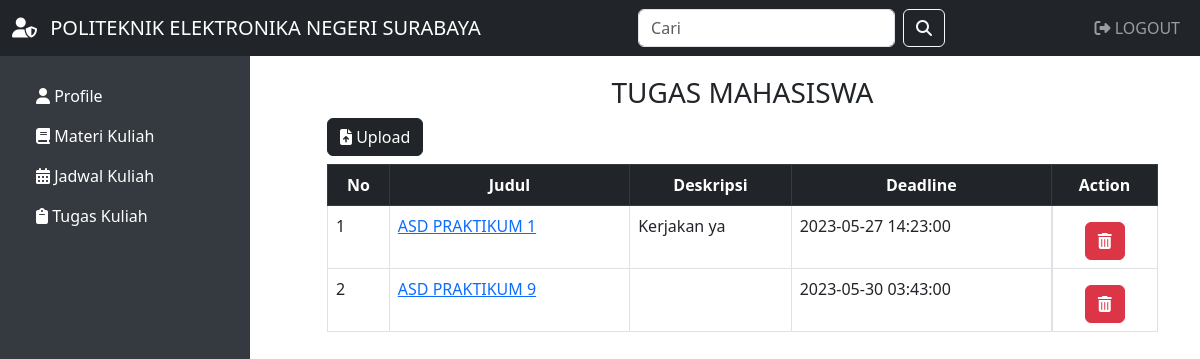
/uploadtugas.php?id_dosen=1 (signed in), run on an earlier commit of the app's database.
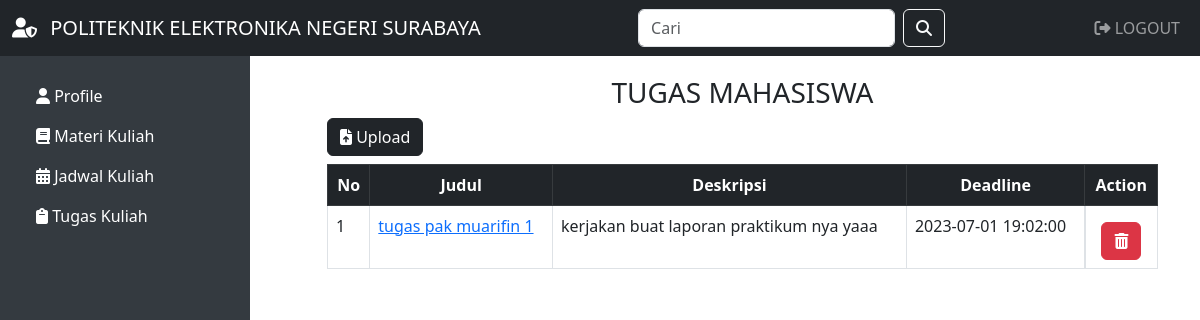
And on a later commit of the database.
### tables this page shows
CREATE TABLE `tugas` (
  `id_tugas` int(11) NOT NULL,
  `id_dosen` int(11) NOT NULL,
  `judul` varchar(255) NOT NULL,
  `deskripsi` varchar(255) NOT NULL,
  `deadline` datetime NOT NULL,
  `nilai` int(11) NOT NULL,
  `file` varchar(255) NOT NULL
);

### uploadtugas.php (the view, shortened to what this page needs)
<?php
include 'koneksi.php';
$no = 1;
$id_dosen = $_GET['id_dosen'];
$query = "SELECT * FROM tugas WHERE id_dosen='$id_dosen'";
$result = mysqli_query($koneksi, $query);
?>
<?php
include 'koneksi.php';
$query2 = "SELECT * FROM dosen WHERE id_dosen='$id_dosen'";
$result2 = mysqli_query($koneksi, $query2);
$data0 = mysqli_fetch_assoc($result2);
?>
<!DOCTYPE html>
<html lang="en">
<head>
    <link rel="stylesheet" href="https://cdnjs.cloudflare.com/ajax/libs/font-awesome/6.0.0-beta3/css/all.min.css">
    <link href="https://cdn.jsdelivr.net/npm/bootstrap@5.3.0-alpha2/dist/css/bootstrap.min.css" rel="stylesheet">
</head>
<body>
    <nav class="navbar navbar-expand-lg navbar-dark bg-dark text-uppercase">
        <div class="container-fluid">
            <a class="navbar-brand" href="index.php">
                <i class="fas fa-user-shield me-2"></i> Politeknik Elektronika Negeri Surabaya
            </a>
            <div class="collapse navbar-collapse" id="navbarSupportedContent">
                <form class="d-flex ms-auto">
                    <input class="form-control me-2" type="search" placeholder="Cari" aria-label="Search">
                    <button class="btn btn-outline-light" type="submit">
                        <i class="fas fa-search"></i>
                    </button>
                </form>
                <ul class="navbar-nav ms-auto">
                    <li class="nav-item">
                        <a class="nav-link" href="logout.php"><i class="fas fa-sign-out-alt"></i> Logout</a>
                    </li>
                </ul>
            </div>
        </div>
    </nav>
    <div class="dashboard">
        <ul class="nav flex-column">
            <li class="nav-item">
                <a class="nav-link active text-white" href="haldosen.php?id_dosen=<?php echo $data0['id_dosen'] ?>"><i class="fas fa-user"></i> Profile</a>
            </li>
            <li class="nav-item">
                <a class="nav-link active text-white" href="uploadmateri.php?id_dosen=<?php echo $data0['id_dosen'] ?>"><i class="fas fa-book"></i> Materi Kuliah</a>
            </li>
            <li class="nav-item">
                <a class="nav-link active text-white" href="jadwalmahasiswa.php"><i class="fas fa-calendar-alt"></i> Jadwal Kuliah</a>
            </li>
            <li class="nav-item">
                <a class="nav-link active text-white" href="uploadtugas.php?id_dosen=<?php echo $data0['id_dosen'] ?>"><i class="fas fa-clipboard"></i> Tugas Kuliah</a>
            </li>
        </ul>
    </div>
    <div class="container">
        <div class="row">
            <div class="col-lg-3 sidebar">
            </div>
            <div class="col-lg-9 col-12">
                <h3 class="text-center" style="margin-top: 20px;">TUGAS MAHASISWA</h3>
                <div class="row my-2">
                    <div class="col-md">
                        <button type="button" class="btn btn-dark" data-bs-toggle="modal" data-bs-target="#tambah">
                            <i class="fa-solid fa-file-arrow-up"></i>&nbsp;Upload
                        </button>
                    </div>
                </div>
                <div class="table-responsive">
                    <table class="table table-bordered">
                        <tr class="table-dark text-center">
                            <th>No</th>
                            <th>Judul</th>
                            <th>Deskripsi</th>
                            <th>Deadline</th>
                            <th>Action</th>
                        </tr>
                        <?php while ($data = mysqli_fetch_assoc($result)) { ?>
                            <tr>
                                <td><?php echo $no++; ?></td>
                                <td><a href="datatugas.php?id_tugas=<?php echo $data['id_tugas']; ?>&id_dosen=<?php echo $data['id_dosen']; ?>"><?php echo $data['judul']; ?></a></td>
                                <td><?php echo $data['deskripsi']; ?></td>
                                <td><?php echo $data['deadline']; ?></td>
                                <td class="d-flex justify-content-center">
                                    <a href="aksi_hapustugas.php?id_tugas=<?php echo $data['id_tugas']; ?>&id_dosen=<?php echo $data['id_dosen']; ?>" class="btn btn-danger mt-2" style="font-weight: 400;" onclick="return confirm('Apakah anda yakin ingin menghapus?');">
                                        <i class="fas fa-trash-alt"></i>
                                    </a>
                                </td>
                            </tr>
                        <?php } ?>
                    </table>
                </div>
            </div>
        </div>
    </div>
    <?php
    include('./include/footer.php');
    ?>

What changed in the data, as far as the page shows it:
removed tugas: judul "ASD PRAKTIKUM 1", deskripsi "Kerjakan ya", deadline "2023-05-27 14:23:00"
removed tugas: judul "ASD PRAKTIKUM 9", deadline "2023-05-30 03:43:00"
added tugas: judul "tugas pak muarifin 1", deskripsi "kerjakan buat laporan praktikum nya yaaa", deadline "2023-07-01 19:02:00"
